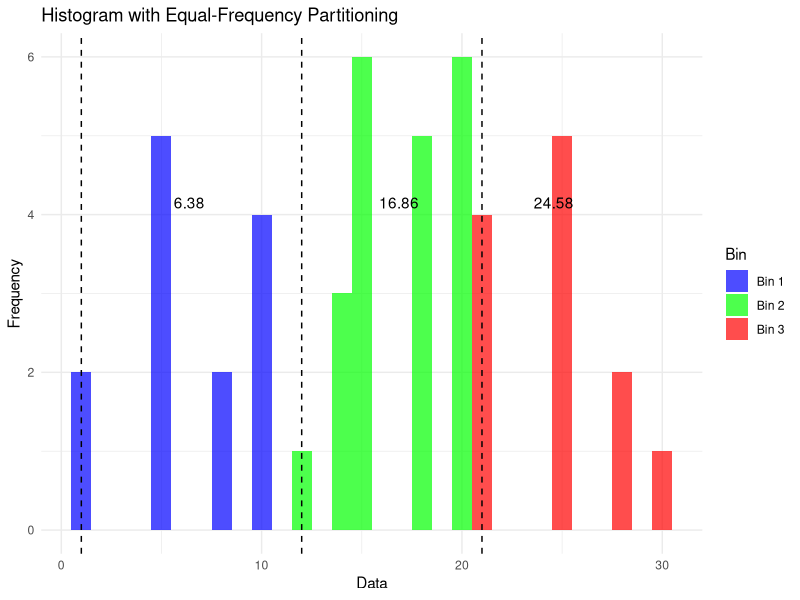

This figure's R source:
# Load required libraries
library(ggplot2)

# Original data
data <- c(1, 1, 5, 5, 5, 5, 5, 8, 8, 10, 10, 10, 10, 12, 14, 14, 14, 15, 15, 15, 15, 15, 15, 18, 18, 18, 18, 18, 20, 20, 20, 20, 20, 20, 21, 21, 21, 21, 25, 25, 25, 25, 25, 28, 28, 30)

# (i) Equal-Frequency Partitioning with 3 Bins
bins <- cut(data, breaks = 3, labels = c("Bin 1", "Bin 2", "Bin 3"))

# (ii) Data Smoothing Using Bin Means and Bin Boundaries
bin_means <- tapply(data, bins, mean)
bin_boundaries <- tapply(data, bins, min)

# (iii) Plotting the Histogram
ggplot(data.frame(data = data, bins = bins), aes(x = data, fill = bins)) +
  geom_histogram(binwidth = 1, position = "identity", alpha = 0.7) +
  scale_fill_manual(values = c("Bin 1" = "blue", "Bin 2" = "green", "Bin 3" = "red")) +
  geom_vline(xintercept = bin_boundaries, color = "black", linetype = "dashed") +
  geom_text(data = data.frame(bins = unique(bins), x = bin_means, y = 3), 
            aes(x = x, y = y, label = round(x, 2)),
            position = position_nudge(y = 1), vjust = -0.5, color = "black") +
  labs(title = "Histogram with Equal-Frequency Partitioning",
       x = "Data", y = "Frequency", fill = "Bin") +
  theme_minimal()
